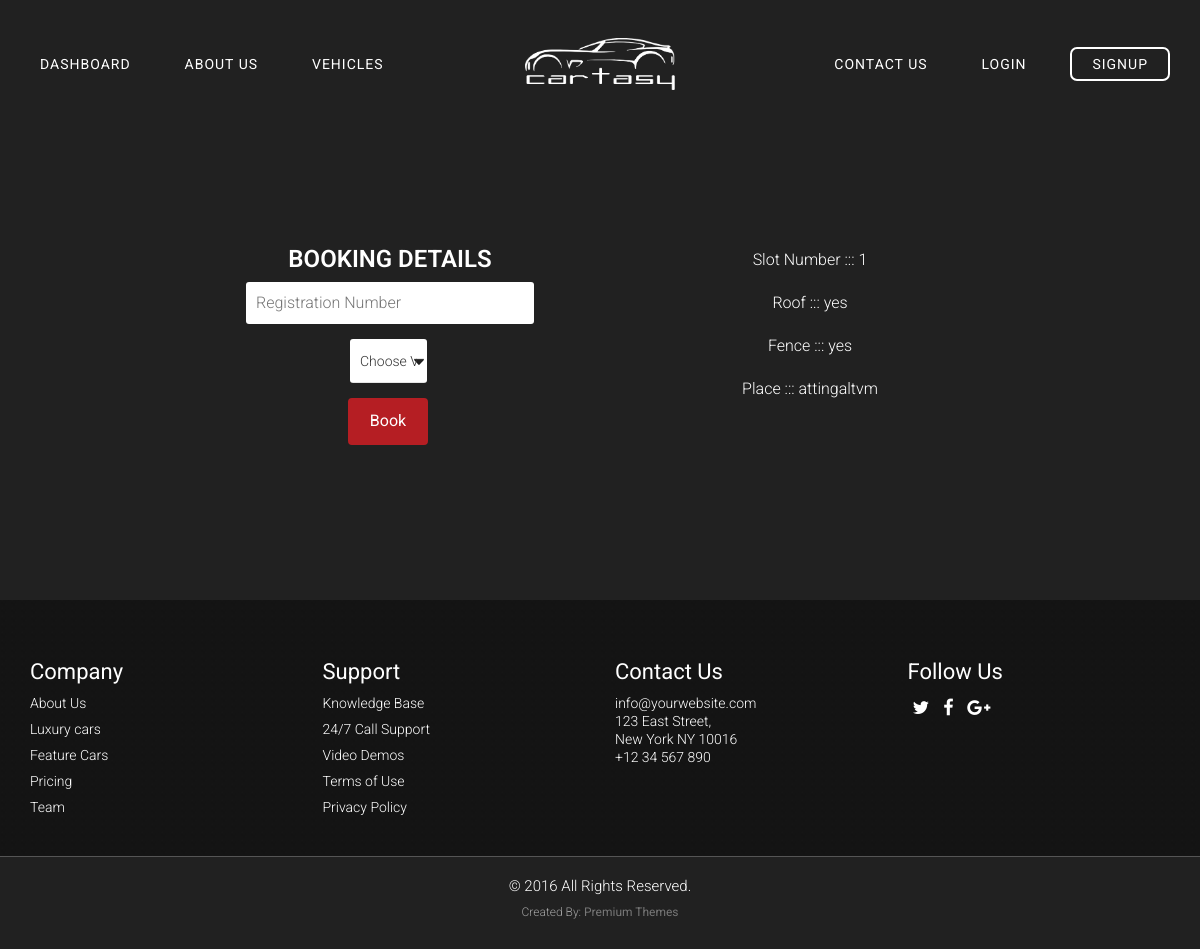
Page /booking/1 on the earlier database version.
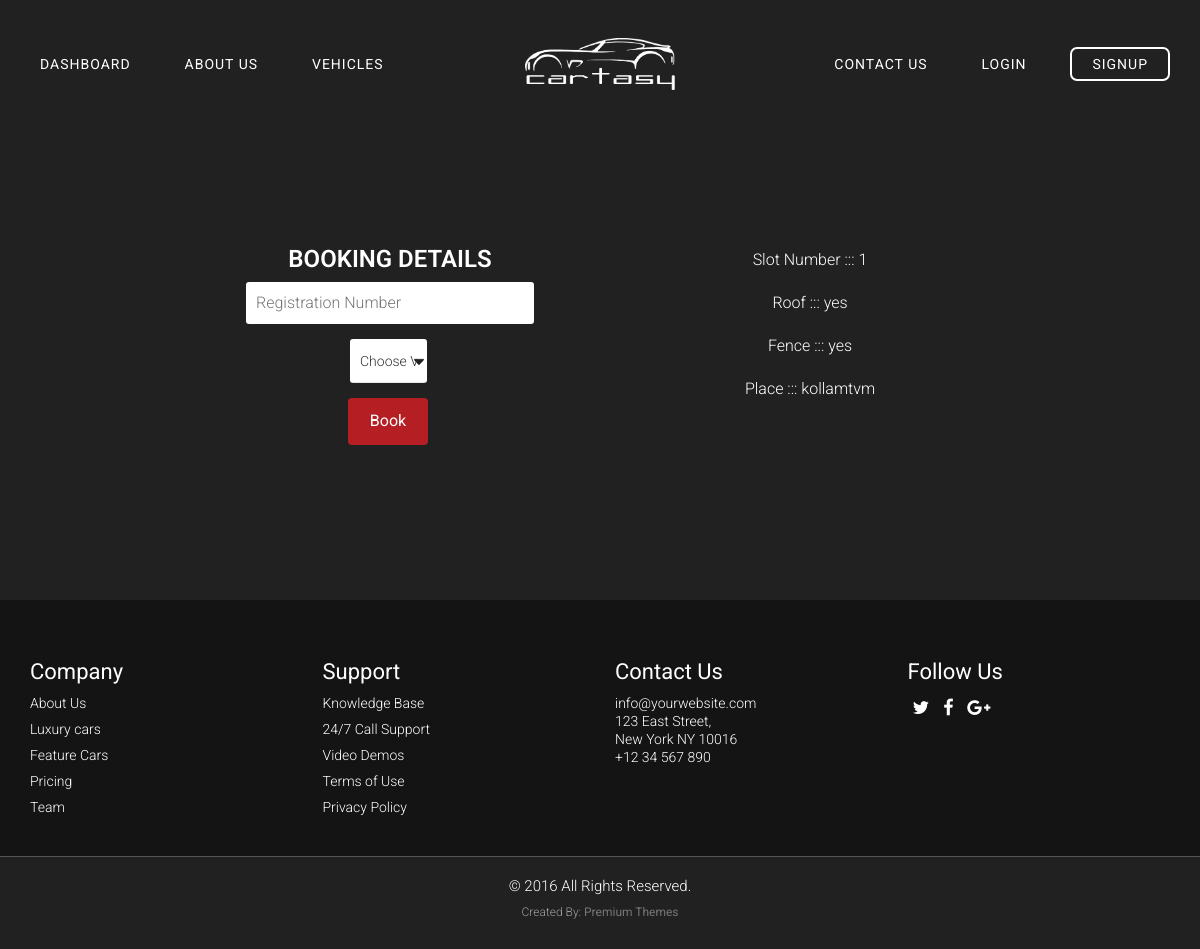
Same page on the later database version.
### property_vendor/models.py (models this page shows, shortened)
class pslot(models.Model):
	propertyid = models.ForeignKey(property,default=None,on_delete=models.CASCADE)
	isfw = models.BooleanField(default=False)
	istw = models.BooleanField(default=False)
	isavailable = models.BooleanField(default=True)
	isroofed = models.BooleanField(default=True)
	isfenced = models.BooleanField(default=True)

class property(models.Model):
	name = models.CharField(max_length=100)
	description = models.TextField()
	mapurl = models.CharField(max_length=500,default='')
	img1 = ResizedImageField(size=[500, 500],crop=['middle', 'center'],upload_to='property/pics', default='default.jpg')
	img2 = ResizedImageField(size=[500, 500],crop=['middle', 'center'],upload_to='property/pics', default='default.jpg')
	img3 = ResizedImageField(size=[500, 500],crop=['middle', 'center'],upload_to='property/pics', default='default.jpg')
	isactive = models.BooleanField(default=True)
	place = models.CharField(max_length=200,default='')
	district = models.CharField(max_length=200,default='')
	created_at = models.DateField(auto_now_add=True)
	owner = models.ForeignKey(User,default=None,on_delete=models.CASCADE)#for now to pass form validation,will remove later

### public/views.py (the view)
# urls.py: path('booking/<int:id>',pv.booking,name="booking"),
def booking(request,id):
	if request.method == 'POST':
		regno=request.POST['regno']
		vtype=request.POST['type']
		slot=pslot.objects.get(id=id)
		pbook=bookingDetails.objects.create(userid=request.user,pslotid=slot,vtype=vtype,regnum=regno,status=True)
		pbook.save()
		print('created')
		mark_pslot_unavailable(id)
		return render(request,'public/success.html')
	else:
		slot=pslot.objects.get(id=id)
		return render(request,'public/booking.html',{'pslot':slot})

### template/public/booking.html (shortened to what this page needs)
{% extends 'public/base.html' %}
{% load static %}
{% block content %}
            <section id="login-sec">
                <div class="container login-sec">
                    <form class="login-form" method="post" action="/booking/{{pslot.id}}">
                        <ul>
                            <h2>Booking Details</h2>
                            <li><input type="text" name="regno" placeholder="Registration Number" class="login-txt"></li>
                            <li><select name="type" class="animate-box rent-selct" required="">
                                           <option value= "" selected disabled hidden>Choose Vehicle Type</option>
                                        </select></li>
                            <li><input type="submit" class="btn btn-primary" value="Book"></li>
                        </ul>
                        <ul>
                            <li>Slot Number :::  {{ pslot.id }}</li>
                            <li>Roof :::  {% if pslot.isroofed %}yes{% else %}No{% endif %}</li>
                            <li>Fence :::  {% if pslot.isfenced %}yes{% else %}No{% endif %}</li>
                            <li>Place :::  {{ pslot.propertyid.place }}{{ pslot.propertyid.district }}</li>
                        </ul>
                    </form>
                </div>
            </section>
             {% endblock %}

Differences in the rows shown:
changed pslot "tvm": propertyid.place "attingal" → "kollam"
